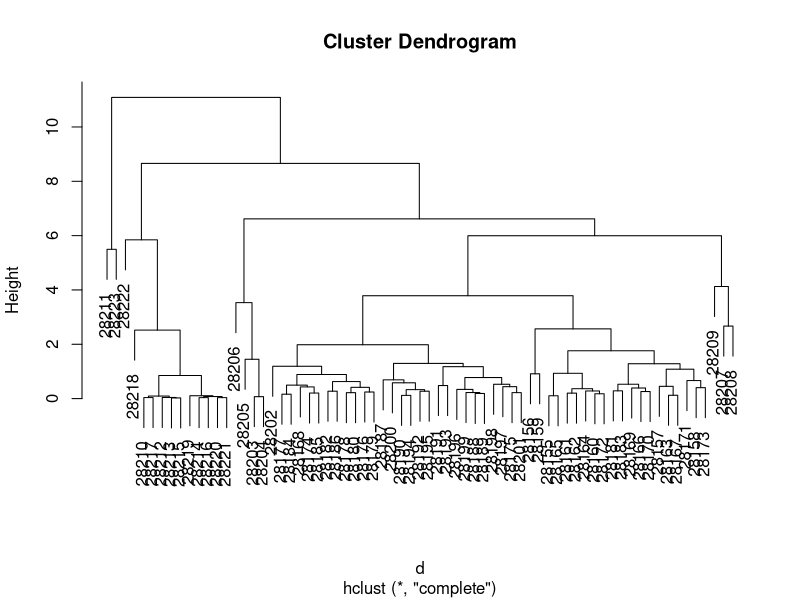

Reproduce this figure in R. (Note: this script raises an error after producing the figure.)
## Hierarchical clustering
# dataset (autoparts)

data <- read.csv("autoparts.csv", header = TRUE)
data1 <- data[data$prod_no=="45231-P3B750", -1]
data1$flag <- 1
data1$flag[data1$c_thickness > 32] <- 2
data1$flag[data1$c_thickness < 20] <- 3
table(data1$flag)

# Normalization
data1.scaled <- scale(data1[, 1:9])
head(data1.scaled)

# Hierarchical clustering
d <- dist(data1.scaled)
data1.cluster <- hclust(d)

# Visualization
plot(data1.cluster)

# Dimensionality Reduction with PCA
d <- dist(autoparts4[, 1:9]); d
fit <- cmdscale(d) # PCA
head(fit)
x <- fit[, 1]
y <- fit[, 2]

# Visualization
plot(x, y, xlab = "Coordinate 1", ylab = "Coordinate 2", type = "n")
text(x, y, labels = data1$flag, cex = 0.7, col = data1$flag)